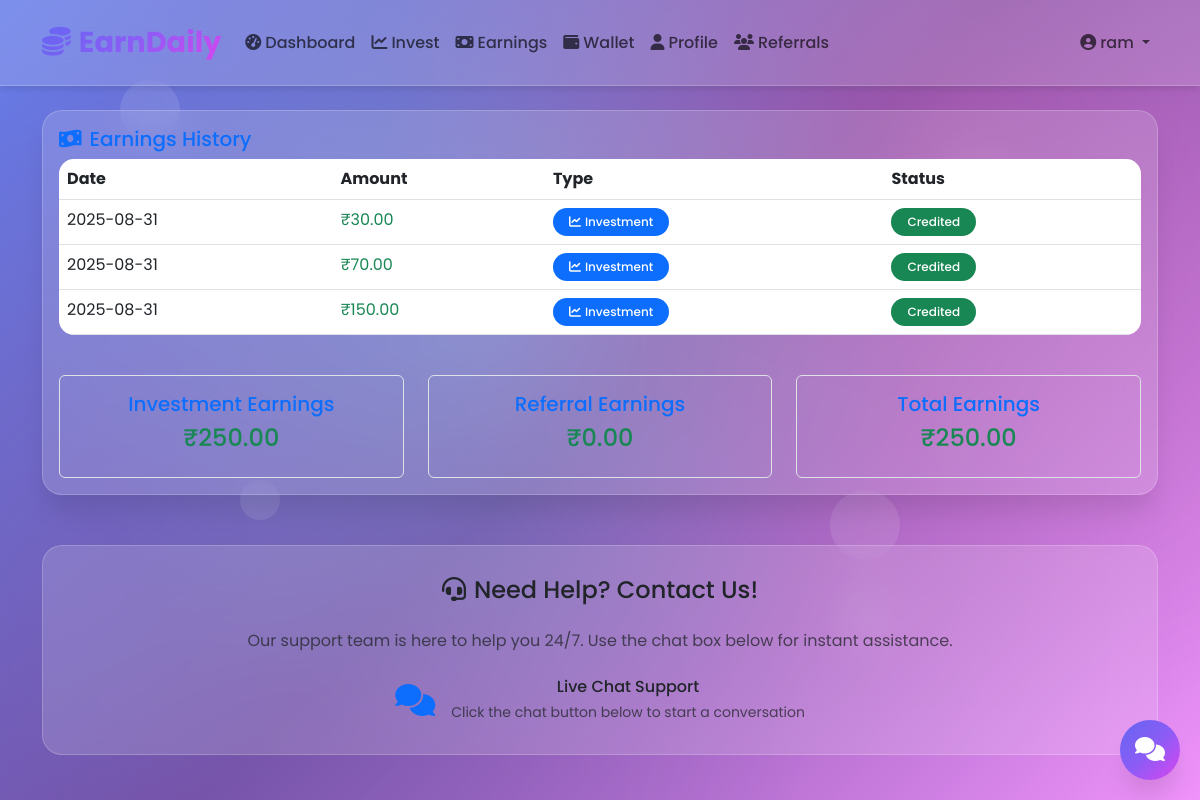
The app's page /earnings (signed in) with its own data.
### app.py (models this page shows)
class User(UserMixin, db.Model):
    id = db.Column(db.Integer, primary_key=True)
    username = db.Column(db.String(80), unique=True, nullable=False)
    email = db.Column(db.String(120), unique=True, nullable=False)
    password_hash = db.Column(db.String(120), nullable=False)
    referral_code = db.Column(db.String(7), unique=True, nullable=False)
    referred_by = db.Column(db.String(7), nullable=True)
    total_investment = db.Column(db.Float, default=0)
    total_earnings = db.Column(db.Float, default=0)
    referral_earnings = db.Column(db.Float, default=0)
    created_at = db.Column(db.DateTime, default=datetime.utcnow)
    investments = db.relationship('Investment', backref='user', lazy=True)
    daily_earnings = db.relationship('DailyEarning', backref='user', lazy=True)
    referrals = db.relationship('Referral', backref='referrer', lazy=True)

class DailyEarning(db.Model):
    id = db.Column(db.Integer, primary_key=True)
    user_id = db.Column(db.Integer, db.ForeignKey('user.id'), nullable=False)
    amount = db.Column(db.Float, nullable=False)
    earning_type = db.Column(db.String(20), nullable=False)  # 'investment' or 'referral'
    date = db.Column(db.Date, default=datetime.utcnow().date)
    created_at = db.Column(db.DateTime, default=datetime.utcnow)

### app.py (the view)
@app.route('/earnings')
@login_required
def earnings():
    earnings = DailyEarning.query.filter_by(user_id=current_user.id).order_by(DailyEarning.date.desc()).all()
    return render_template('earnings.html', earnings=earnings)

### app.py (called while the page is built)
@login_manager.user_loader
def load_user(user_id):
    return User.query.get(int(user_id))

### templates/earnings.html (shortened to what this page needs)
{% extends "base.html" %}
{% block content %}
<div class="row">
    <div class="col-12">
        <div class="card">
            <div class="card-body">
                <h5 class="card-title text-primary">
                    <i class="fas fa-money-bill-wave me-2"></i>Earnings History
                </h5>
                {% if earnings %}
                <div class="table-responsive">
                    <table class="table table-hover">
                        <thead>
                            <tr>
                                <th>Date</th>
                                <th>Amount</th>
                                <th>Type</th>
                                <th>Status</th>
                            </tr>
                        </thead>
                        <tbody>
                            {% for earning in earnings %}
                            <tr>
                                <td>{{ earning.date.strftime('%Y-%m-%d') }}</td>
                                <td class="text-success">₹{{ "%.2f"|format(earning.amount) }}</td>
                                <td>
                                    {% if earning.earning_type == 'investment' %}
                                    <span class="badge bg-primary">
                                        <i class="fas fa-chart-line me-1"></i>Investment
                                    </span>
                                    {% else %}
                                    <span class="badge bg-info">
                                        <i class="fas fa-users me-1"></i>Referral
                                    </span>
                                    {% endif %}
                                </td>
                                <td><span class="badge bg-success">Credited</span></td>
                            </tr>
                            {% endfor %}
                        </tbody>
                    </table>
                </div>
                <div class="row mt-4">
                    <div class="col-md-4 text-center">
                        <div class="border rounded p-3">
                            <h5 class="text-primary">Investment Earnings</h5>
                            <h4 class="text-success">₹{{ "%.2f"|format(earnings|selectattr('earning_type', 'equalto', 'investment')|sum(attribute='amount')) }}</h4>
                        </div>
                    </div>
                    <div class="col-md-4 text-center">
                        <div class="border rounded p-3">
                            <h5 class="text-primary">Referral Earnings</h5>
                            <h4 class="text-success">₹{{ "%.2f"|format(earnings|selectattr('earning_type', 'equalto', 'referral')|sum(attribute='amount')) }}</h4>
                        </div>
                    </div>
                    <div class="col-md-4 text-center">
                        <div class="border rounded p-3">
                            <h5 class="text-primary">Total Earnings</h5>
                            <h4 class="text-success">₹{{ "%.2f"|format(earnings|sum(attribute='amount')) }}</h4>
                        </div>
                    </div>
                </div>
                {% endif %}
            </div>
        </div>
    </div>
</div>
{% endblock %}

### templates/base.html (shortened to what this page needs)
<!DOCTYPE html>
<html lang="en">
<head>
    <link href="https://cdn.jsdelivr.net/npm/bootstrap@5.3.0/dist/css/bootstrap.min.css" rel="stylesheet">
    <link href="https://cdnjs.cloudflare.com/ajax/libs/font-awesome/6.4.0/css/all.min.css" rel="stylesheet">
    <link href="https://unpkg.com/aos@2.3.1/dist/aos.css" rel="stylesheet">
</head>
<body>
    <nav class="navbar navbar-expand-lg navbar-light">
        <div class="container">
            <a class="navbar-brand fw-bold text-primary" href="{{ url_for('home') }}">
                <i class="fas fa-coins me-2"></i>EarnDaily
            </a>
            <div class="collapse navbar-collapse" id="navbarNav">
                <ul class="navbar-nav me-auto">
                    {% if current_user.is_authenticated %}
                    <li class="nav-item">
                        <a class="nav-link" href="{{ url_for('dashboard') }}">
                            <i class="fas fa-tachometer-alt me-1"></i>Dashboard
                        </a>
                    </li>
                    <li class="nav-item">
                        <a class="nav-link" href="{{ url_for('invest') }}">
                            <i class="fas fa-chart-line me-1"></i>Invest
                        </a>
                    </li>
                    <li class="nav-item">
                        <a class="nav-link" href="{{ url_for('earnings') }}">
                            <i class="fas fa-money-bill me-1"></i>Earnings
                        </a>
                    </li>
                    <li class="nav-item">
                        <a class="nav-link" href="{{ url_for('wallet') }}">
                            <i class="fas fa-wallet me-1"></i>Wallet
                        </a>
                    </li>
                    <li class="nav-item">
                        <a class="nav-link" href="{{ url_for('profile') }}">
                            <i class="fas fa-user me-1"></i>Profile
                        </a>
                    </li>
                    <li class="nav-item">
                        <a class="nav-link" href="{{ url_for('referral_share') }}">
                            <i class="fas fa-users me-1"></i>Referrals
                        </a>
                    </li>
                    {% endif %}
                </ul>
                <ul class="navbar-nav">
                    {% if current_user.is_authenticated %}
                    <li class="nav-item dropdown">
                        <a class="nav-link dropdown-toggle" href="#" id="navbarDropdown" role="button" data-bs-toggle="dropdown">
                            <i class="fas fa-user-circle me-1"></i>{{ current_user.username }}
                        </a>
                    </li>
                    {% endif %}
                </ul>
            </div>
        </div>
    </nav>
    <div class="floating-elements">
        <div class="floating-circle" style="width: 60px; height: 60px; top: 10%; left: 10%; animation-delay: 0s;"></div>
        <div class="floating-circle" style="width: 40px; height: 40px; top: 60%; left: 20%; animation-delay: 2s;"></div>
        <div class="floating-circle" style="width: 70px; height: 70px; bottom: 30%; right: 25%; animation-delay: 3s;"></div>
        <div class="floating-circle" style="width: 50px; height: 50px; bottom: 20%; left: 70%; animation-delay: 4s;"></div>
    </div>
    <main class="container mt-4">
        {% block content %}{% endblock %}
        {% if not request.endpoint or request.endpoint != 'admin_panel' %}
        <div class="contact-section" data-aos="fade-up">
            <h4 class="mb-4">
                <i class="fas fa-headset me-2"></i>Need Help? Contact Us!
            </h4>
            <p class="text-muted mb-4">Our support team is here to help you 24/7. Use the chat box below for instant assistance.</p>
            <div class="row justify-content-center">
                <div class="col-md-6">
                    <div class="d-flex justify-content-center align-items-center">
                        <i class="fas fa-comments fa-2x text-primary me-3"></i>
                        <div>
                            <h6 class="mb-1">Live Chat Support</h6>
                            <small class="text-muted">Click the chat button below to start a conversation</small>
                        </div>
                    </div>
                </div>
            </div>
        </div>
        {% endif %}
    </main>
    {% if current_user.is_authenticated %}
    <div class="chat-widget">
        <button class="chat-button" onclick="toggleChat()" id="chatButton">
            <i class="fas fa-comments"></i>
        </button>
    </div>
    {% endif %}
</body>
</html>

### templates/base.html (style rules this page uses)
:root { --primary-gradient: linear-gradient(135deg, #6366f1 0%, #8b5cf6 50%, #d946ef 100%); --secondary-gradient: linear-gradient(135deg, #06b6d4 0%, #3b82f6 50%, #8b5cf6 100%); --success-gradient: linear-gradient(135deg, #10b981 0%, #059669 100%); --warning-gradient: linear-gradient(135deg, #f59e0b 0%, #d97706 100%); --dark-gradient: linear-gradient(135deg, #1f2937 0%, #374151 100%); --glass-bg: rgba(255, 255, 255, 0.15); --glass-border: rgba(255, 255, 255, 0.2); --shadow-sm: 0 4px 6px -1px rgba(0, 0, 0, 0.1); --shadow-md: 0 10px 15px -3px rgba(0, 0, 0, 0.1); --shadow-lg: 0 20px 25px -5px rgba(0, 0, 0, 0.1); --shadow-xl: 0 25px 50px -12px rgba(0, 0, 0, 0.25); }
* { margin: 0; padding: 0; box-sizing: border-box; }
body { font-family: 'Poppins', sans-serif; background: linear-gradient(135deg, #667eea 0%, #764ba2 50%, #f093fb 100%); background-attachment: fixed; min-height: 100vh; position: relative; }
body::before { content: ''; position: fixed; top: 0; left: 0; width: 100%; height: 100%; background: radial-gradient(circle at 20% 80%, rgba(120, 119, 198, 0.3) 0%, transparent 50%), radial-gradient(circle at 80% 20%, rgba(255, 119, 198, 0.3) 0%, transparent 50%), radial-gradient(circle at 40% 40%, rgba(120, 219, 255, 0.3) 0%, transparent 50%); z-index: -1; }
.navbar { background: var(--glass-bg) !important; backdrop-filter: blur(20px); border-bottom: 1px solid var(--glass-border); box-shadow: var(--shadow-sm); padding: 1rem 0; }
.navbar-brand { font-weight: 800; font-size: 1.8rem; background: var(--primary-gradient); -webkit-background-clip: text; -webkit-text-fill-color: transparent; background-clip: text; }
.nav-link { font-weight: 500; transition: all 0.3s ease; position: relative; }
.card { border: none; border-radius: 20px; background: var(--glass-bg); backdrop-filter: blur(20px); border: 1px solid var(--glass-border); box-shadow: var(--shadow-lg); transition: all 0.3s ease; overflow: hidden; }
.table { background: var(--glass-bg); backdrop-filter: blur(10px); border-radius: 15px; overflow: hidden; }
.badge { padding: 8px 16px; border-radius: 20px; font-weight: 500; }
.chat-widget { position: fixed; bottom: 20px; right: 20px; z-index: 1000; }
.chat-button { width: 60px; height: 60px; border-radius: 50%; background: var(--primary-gradient); border: none; color: white; font-size: 1.5rem; box-shadow: var(--shadow-lg); transition: all 0.3s ease; animation: pulse 2s infinite; }
.floating-elements { position: fixed; top: 0; left: 0; width: 100%; height: 100%; pointer-events: none; z-index: -1; }
.floating-circle { position: absolute; border-radius: 50%; background: rgba(255, 255, 255, 0.1); animation: float 6s ease-in-out infinite; }
.contact-section { background: var(--glass-bg); backdrop-filter: blur(20px); border: 1px solid var(--glass-border); border-radius: 20px; padding: 30px; margin-top: 50px; text-align: center; }

### records on screen
User: username "ram"
DailyEarning: date "2025-08-31", amount "30.00", earning_type "investment" (drawn)
DailyEarning: date "2025-08-31", amount "70.00", earning_type "investment" (drawn)
DailyEarning: date "2025-08-31", amount "150.00", earning_type "investment" (drawn)

### other values on screen
{{ "%.2f"|format(earnings|sum(attribute='amount')) }} "250.00"
